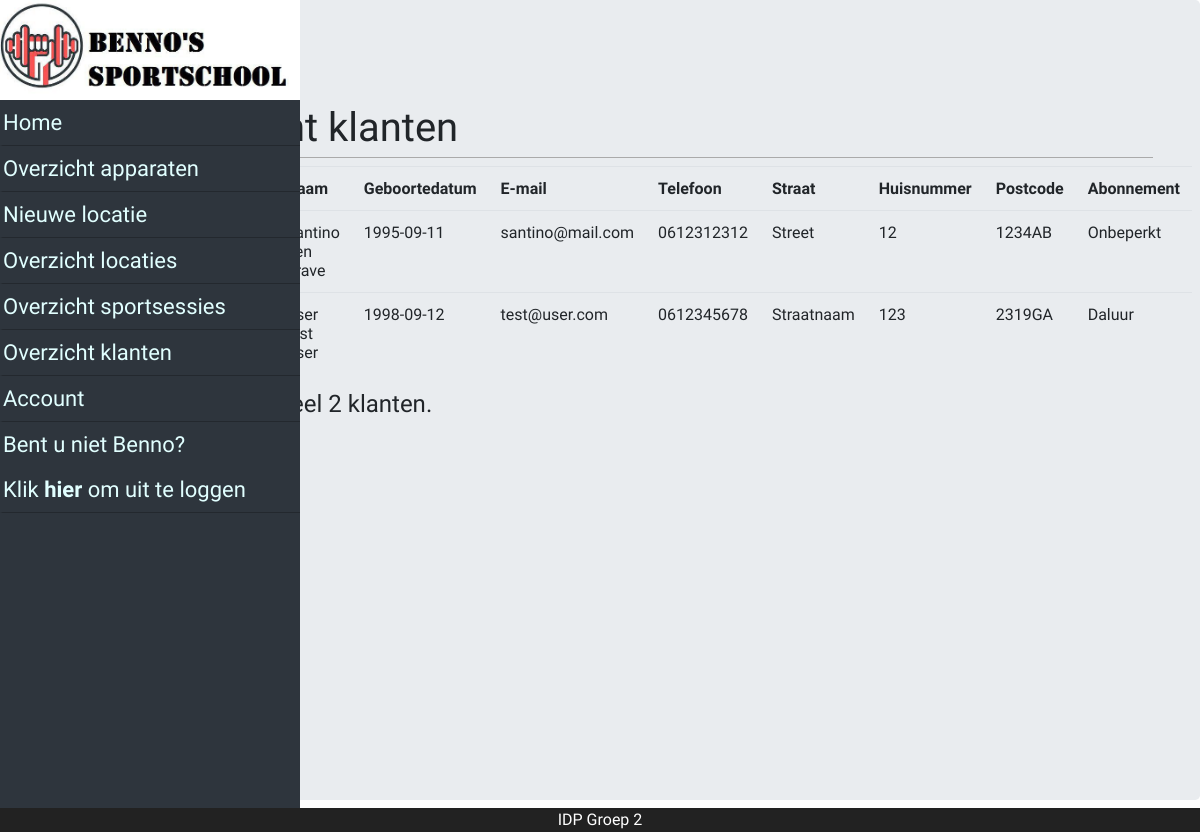
The app's page /?page=allAccounts (signed in) with its own data.
### tables this page shows
CREATE TABLE `user` (
  `id` int(11) NOT NULL,
  `username` varchar(45) NOT NULL,
  `password` varchar(100) NOT NULL,
  `salt` varchar(45) NOT NULL,
  `name` varchar(45) NOT NULL,
  `insertion` varchar(45) NOT NULL,
  `lastname` varchar(45) NOT NULL,
  `birthday` date NOT NULL,
  `email` varchar(100) NOT NULL,
  `phone` varchar(10) NOT NULL,
  `street` varchar(45) NOT NULL,
  `house_number` varchar(5) NOT NULL,
  `postal_code` varchar(6) NOT NULL,
  `role` varchar(20) NOT NULL,
  `iban` varchar(18) NOT NULL,
  `subscription` int(11) DEFAULT NULL,
  `card` int(11) DEFAULT NULL
);

CREATE TABLE `subscription` (
  `id` int(11) NOT NULL,
  `name` varchar(40) NOT NULL,
  `price` float NOT NULL
);

### class/DB.php (called while the page is built, shortened)
<?php
final class DB {
    private static $instance = null;
    private $servername = "localhost";
    private $username = "root";
    private $password = "";
    private $database = "sportschool2";
    private function __construct() {
        try {
            try {
                $this->c = new PDO("mysql:host=$this->servername;dbname=$this->database", $this->username, $this->password);
            } catch (PDOException $e) {
                throw new FrameworkException("Connecting to the database failed. Configure connection in DB.php");
            }
        } catch (FrameworkException $e) {
            echo $e->errorMessage();
            die();
        }
    }
    public static function prepare($query)
    {
        try {
            try {
                return self::getInstance()->c->prepare($query);
            } catch (PDOException $e) {
                throw new FrameworkException("Could not prepare query");
            }
        } catch (FrameworkException $e) {
            echo $e->errorMessage();
            die();
        }
    }
    public static function getInstance() {
        if(self::$instance == null){
            self::$instance = new DB();
        }
        return self::$instance;
    }
    public static function getBy($class, $field, $value) {
        try {
            try {
                $c = self::getInstance()->c;
                $qry = "SELECT * FROM `" . strtolower($class) . "` WHERE ($field = :$field)";
                $stmt = $c->prepare($qry);
                $stmt->execute(array("$field" => $value));
                $result = $stmt->fetchAll(PDO::FETCH_CLASS, $class);
                return $result;
            } catch (PDOException $e) {
                throw new FrameworkException("Could not execute query. Check your $class model and table");
            }
        } catch (FrameworkException $e) {
            echo $e->errorMessage();
            die();
        }
    }
}

### model/Model.php (called while the page is built, shortened)
<?php
abstract class Model {
    public static function findById($id)
    {
        try {
            $objs = self::findBy("id", $id);
            return $objs[0];
        } catch (FrameworkException $e) {
            echo $e->errorMessage();
            die();
        }
    }
    public static function findBy($field, $value)
    {
        return DB::getBy(get_called_class(), $field, $value);
    }
    public static function find() {
        try {
            $table = strtolower(get_called_class());
            $qry = "SELECT * FROM `$table`";
            $stmt = DB::prepare($qry);
            $stmt->execute();
            return $stmt->fetchAll(PDO::FETCH_CLASS, get_called_class());
        } catch (Exception $e) {
            echo FrameworkException::message($e->getMessage(), $e->getTrace());
            die();
        }
    }
    protected function belongsTo($type, $field = "")
    {
        try {
            if ($field == "") {
                $field = strtolower($type);
            }
            return $type::findById(get_object_vars($this)[$field]);
        } catch (FrameworkException $e) {
            echo $e->errorMessage();
            die();
        }
    }
}

### class/App.php (called while the page is built, shortened)
<?php
class App
{
    public static $user;
    public static function getUser(){
        if(!isset(self::$user)){
            self::$user = User::findById($_SESSION['id']);
        }
        return self::$user;
    }
}

### model/User.php (called while the page is built, shortened)
<?php
class User extends Model {
    protected $username;
    protected $name;
    protected $lastname;
    protected $birthday;
    protected $email;
    protected $phone;
    protected $street;
    protected $house_number;
    protected $postal_code;
    protected $role;
    public function getUsername()
    {
        return $this->username;
    }
    public function getRole()
    {
        return $this->role;
    }
    public function getName()
    {
      return $this->name;
    }
    public function getLastname()
    {
      return $this->lastname;
    }
    public function getBirthday()
    {
      return $this->birthday;
    }
    public function getEmail()
    {
      return $this->email;
    }
    public function getPhone()
    {
      return $this->phone;
    }
    public function getStreet()
    {
      return $this->street;
    }
    public function getHouse_number()
    {
      return $this->house_number;
    }
    public function getPostal_code()
    {
      return $this->postal_code;
    }
    public function getSubscription()
	{
        return $this->belongsTo('Subscription');
    }
}

### model/Subscription.php (called while the page is built, shortened)
<?php
class Subscription extends Model {
	protected $name;
    public function getName(){
    	return $this->name;
    }
}
?>

### pages/allAccounts.php (the view)
<div class="jumbotron page_layout">
    <div class="container">
        <h1>Overzicht klanten</h1>
        <table class="table">
            <tr>
                <th>Gebruikersnaam</th>
                <th>Naam</th>
                <th>Geboortedatum</th>
                <th>E-mail</th>
                <th>Telefoon</th>
                <th>Straat</th>
                <th>Huisnummer</th>
                <th>Postcode</th>
                <th>Abonnement</th>
            </tr>
            <?php
            $users = User::find();
            $customers = User::findBy('role', 'user');
            foreach($users as $user){
                if($user->getRole() == 'user'){
                    echo '<tr><td>'.$user->getUsername().'</td>';
                    echo '<td>'.ucfirst($user->getName()).' '.$user->getInsertion().' '.ucfirst($user->getLastname()).'</td>';
                    echo '<td>'.$user->getBirthday().'</td>';
                    echo '<td>'.$user->getEmail().'</td>';
                    echo '<td>'.$user->getPhone().'</td>';
                    echo '<td>'.$user->getStreet().'</td>';
                    echo '<td>'.$user->getHouse_number().'</td>';
                    echo '<td>'.$user->getPostal_code().'</td>';
                    echo '<td>'.ucfirst($user->getSubscription()->getName()).'</td></tr>';
                }
            } ?>
        </table>
        <?php echo '<h4>Er zijn momenteel ' . count($customers).' klanten.</h4>'; ?>
    </div>
</div>

### core/header.php (shortened to what this page needs)
<div class="nav-side-menu">
    <div class="brand"><img class="logo" src="assets/img/logo.jpg" alt="sportschool benno"/> </div>
        <div class="menu-list">
            <ul id="menu-content" class="menu-content collapse out">
                <li>
                  <a href="?page=home">Home</a>
                </li>
            </ul>
            <ul id="menu-content" class="menu-content collapse out">
                <?php if($_SESSION['role'] == "guest") { ?>
    			<li>
    				<a href="?page=login">Inloggen</a>
    			</li>
    			<li>
    				<a href="?page=register">Registreren</a>
    			</li>
                <?php } else { ?>
                <?php if($_SESSION['role'] == "admin") { ?>
                <li>
    				<a href="?page=allDevices">Overzicht apparaten</a>
    			</li>
    			<li>
    				<a href="?page=newLocation">Nieuwe locatie</a>
    			</li>
                <li>
    				<a href="?page=allLocations">Overzicht locaties</a>
    			</li>
                <li>
    				<a href="?page=allSportSessions">Overzicht sportsessies</a>
    			</li>
                <li>
    				<a href="?page=allAccounts">Overzicht klanten</a>
    			</li>
    			<?php } ?>
    			<li>
    				<a href="?page=account">Account</a>
    			</li>
                <?php $user = App::getUser();
                ?>
    			<li>
    				<a href="?page=logout">Bent u niet <?php echo ucfirst($user->getUsername());?>?<br>Klik <b>hier</b> om uit te loggen</a>
    			</li>
                <?php } ?>
            </ul>
     </div>
</div>

### assets/css/main.css (style rules this page uses)
* { box-sizing: border-box; margin: 0; padding: 0; font-family: Ubuntu; }
body { position: relative; padding: 40px 0px; min-height: 100vh; }
.logo { width: 100%; height: 100px; }
h1 { font-weight: 100; font-size: 20px; padding: 10px 0px 5px 20px; margin-bottom: 20px; border-bottom: 1px solid #AAA; }
.container { margin: 30px auto; width: 800px; }
.page_layout { margin-left: 7%; height: 100%; }

### assets/css/navbar.css (style rules this page uses)
.nav-side-menu { overflow: auto; font-family: verdana; font-size: 22px; background-color: #2e353d; position: fixed; top: 0px; width: 300px; height: 100%; color: #e1ffff; }
.nav-side-menu .brand { background-color: #23282e; line-height: 50px; display: block; text-align: center; font-size: 14px; }
.nav-side-menu li { padding-left: 0px; border-left: 3px solid #2e353d; border-bottom: 1px solid #23282e; }
.nav-side-menu li a { text-decoration: none; color: #e1ffff; }
@media (min-width: 767px) { .nav-side-menu .menu-list .menu-content { display: block; } }
body { margin: 0px; padding: 0px; }

### records on screen
user: username "Benno"
user: name "Santino", lastname "Brave", birthday "1995-09-11", email "santino@mail.com", phone "0612312312", street "Street", house_number "12", postal_code "1234AB", subscription.name "Onbeperkt"
user: name "User", lastname "User", birthday "1998-09-12", email "test@user.com", phone "0612345678", street "Straatnaam", house_number "123", postal_code "2319GA", subscription.name "Daluur"

### other values on screen
count($customers) "2"
